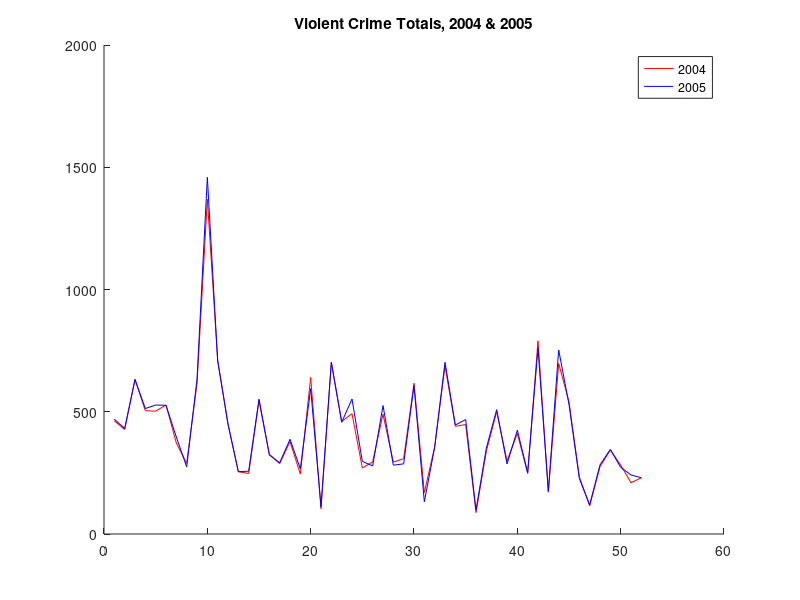
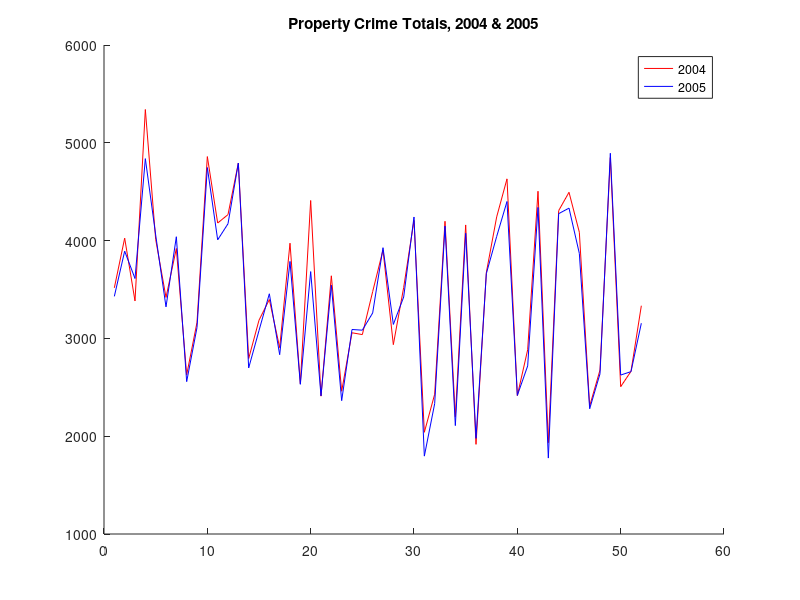

Write MATLAB code to recreate these figures, in order.
%Stores data in the following format
%2004 Violent Total, 2005 Violent Total, Murder, Rape, Robbery, Assault,
%2004 Property Total, 2005 Property Total, Burglary, Larceny, Car theft
Text = importdata('CrimeRatesModified.csv');
states = Text.textdata;
Data = Text.data;

%CrimeTotals2004 will store Violent, Property total pairs
CrimeTotals2004(:, 1) = Data(:, 1);
CrimeTotals2004(:, 2) = Data(:, 7);

%Same for CrimeTotals2005
CrimeTotals2005(:, 1) = Data(:, 2);
CrimeTotals2005(:, 2) = Data(:, 8);

CombinedTotals(:, 1) = CrimeTotals2004(:, 1);
CombinedTotals(:, 2) = CrimeTotals2005(:, 1);
CombinedTotals(:, 3) = CrimeTotals2004(:, 2);
CombinedTotals(:, 4) = CrimeTotals2005(:, 2);

ViolentCrimeRates2005 = zeros(52, 4);
index = 1;
for i=3:6
    ViolentCrimeRates2005(:,index) = Data(:, i);
    index = index + 1;
end

PropertyCrimeRates2005 = zeros(52, 3);
index = 1;
for i=9:11
    PropertyCrimeRates2005(:,index) = Data(:, i);
    index = index+1;
end

SortedPropertyCrime = sort(PropertyCrimeRates2005);
SortedViolentCrime = sort(ViolentCrimeRates2005);

Top10Violent = zeros(10, 4);
for i=1:4
    Top10Violent(:,i) = SortedViolentCrime(43:52,i);
end

Top10ViolentStates = cell(10, 4);
for i=1:4
    for j=1:10
        res = find(ViolentCrimeRates2005(:,i)==Top10Violent(j,i));
        if length(res) > 1
            value = '';
            for k=1:length(res)
                if k==1
                    value = states(res(k));
                else
                    value = strcat(value, ', ', states(res(k)));
                end
            end
            Top10ViolentStates(j,i) = cellstr(value);
        else
            Top10ViolentStates(j,i) = states(res(1));
        end
    end
end      

Top10Property = zeros(10, 3);
for i=1:3
    Top10Property(:,i) = SortedPropertyCrime(43:52,i);
end

Top10PropertyStates = cell(10, 3);
for i=1:3
    for j=1:10
        res = find(PropertyCrimeRates2005(:,i)==Top10Property(j,i));
        Top10PropertyStates(j,i) = states(res(1));
    end
end  

UniversityPropertyData = zeros(8,3);
UniversityViolentData = zeros(8,4);

%CA
UniversityPropertyData(1,:) = PropertyCrimeRates2005(6,:);
UniversityViolentData(1,:) = ViolentCrimeRates2005(6,:);

%MAData = zeros(2,4);
UniversityPropertyData(2,:) = PropertyCrimeRates2005(23,:);
UniversityViolentData(2,:) = ViolentCrimeRates2005(23,:);

%NJData = zeros(2,4);
UniversityPropertyData(3,:) = PropertyCrimeRates2005(32,:);
UniversityViolentData(3,:) = ViolentCrimeRates2005(32,:);

%CTData = zeros(2,4);
UniversityPropertyData(4,:) = PropertyCrimeRates2005(8,:);
UniversityViolentData(4,:) = ViolentCrimeRates2005(8,:);

%NYData = zeros(2,4);
UniversityPropertyData(5,:) = PropertyCrimeRates2005(34,:);
UniversityViolentData(5,:) = ViolentCrimeRates2005(34,:);

%PAData = zeros(2,4);
UniversityPropertyData(6,:) = PropertyCrimeRates2005(40,:);
UniversityViolentData(6,:) = ViolentCrimeRates2005(40,:);

%NHData = zeros(2,4);
UniversityPropertyData(7,:) = PropertyCrimeRates2005(31,:);
UniversityViolentData(7,:) = ViolentCrimeRates2005(31,:);

%NCData = zeros(2,4);
UniversityPropertyData(8,:) = PropertyCrimeRates2005(35,:);
UniversityViolentData(8,:) = ViolentCrimeRates2005(35,:);

SortedPropertyData = sort(UniversityPropertyData);
SortedViolentData = sort(UniversityViolentData);

Top10PropertyUni = cell(8,3);
for i=1:3
    for j=1:8
        res = find(PropertyCrimeRates2005(:,i)==SortedPropertyData(j,i));
        if length(res) > 1
            value = '';
            for k=1:length(res)
                if k==1
                    value = states(res(k));
                else
                    value = strcat(value, ', ', states(res(k)));
                end
            end
            Top10PropertyUni(j,i) = cellstr(value);
        else
            Top10PropertyUni(j,i) = states(res(1));
        end
    end
end

Top10ViolentUni = cell(8,3);
for i=1:4
    for j=1:8
        res = find(ViolentCrimeRates2005(:,i)==SortedViolentData(j,i));
        if length(res) > 1
            value = '';
            for k=1:length(res)
                if k==1
                    value = states(res(k));
                else
                    value = strcat(value, ', ', states(res(k)));
                end
            end
            Top10ViolentUni(j,i) = cellstr(value);
        else
            Top10ViolentUni(j,i) = states(res(1));
        end
    end
end

PropertyHistograms(:,1) = hist(PropertyCrimeRates2005(:,1));
PropertyHistograms(:,2) = hist(PropertyCrimeRates2005(:,2));
PropertyHistograms(:,3) = hist(PropertyCrimeRates2005(:,3));

ViolentHistograms(:,1) = hist(ViolentCrimeRates2005(:,1));
ViolentHistograms(:,2) = hist(ViolentCrimeRates2005(:,2));
ViolentHistograms(:,3) = hist(ViolentCrimeRates2005(:,3));
ViolentHistograms(:,4) = hist(ViolentCrimeRates2005(:,4));

Total2005Data(:,1) = PropertyCrimeRates2005(:,1);
Total2005Data(:,2) = PropertyCrimeRates2005(:,2);
Total2005Data(:,3) = PropertyCrimeRates2005(:,3);
Total2005Data(:,4) = ViolentCrimeRates2005(:,1);
Total2005Data(:,5) = ViolentCrimeRates2005(:,2);
Total2005Data(:,6) = ViolentCrimeRates2005(:,3);
Total2005Data(:,7) = ViolentCrimeRates2005(:,4);

normalHist = hist(sum(rand(1000,10).^2,2))';

figure
hold on
plot(CrimeTotals2004(:,1),'r');
plot(CrimeTotals2005(:,1),'b');
legend('2004', '2005');
title('Violent Crime Totals, 2004 & 2005');
hold off

figure
hold on
plot(CrimeTotals2004(:,2),'r');
plot(CrimeTotals2005(:,2),'b');
legend('2004', '2005');
title('Property Crime Totals, 2004 & 2005');
hold off


clear index
clear i
clear value
clear j
clear k
clear res